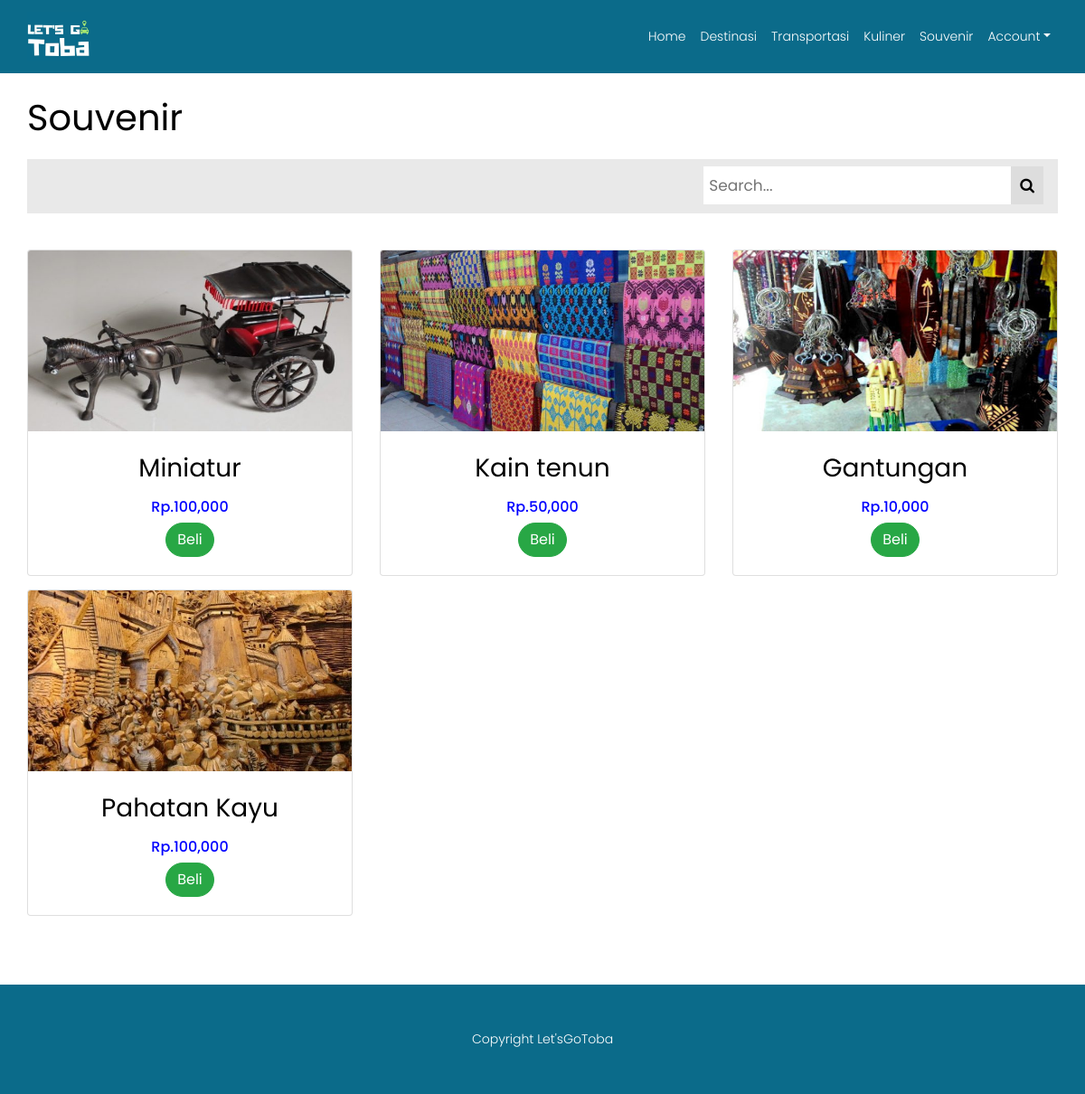
The app's page /souvenir.php with its own data.
### tables this page shows
CREATE TABLE `produk` (
  `id_produk` int(11) NOT NULL,
  `nama_produk` varchar(100) NOT NULL,
  `harga_produk` int(11) NOT NULL,
  `berat_produk` int(11) NOT NULL,
  `foto_produk` varchar(100) NOT NULL,
  `deskripsi_produk` text NOT NULL,
  `stok_produk` int(5) NOT NULL
);

### souvenir.php (the view, shortened to what this page needs)
<?php
$koneksi = new mysqli("localhost","root","","letsgotobasa");
?>
<!DOCTYPE html>
<html lang="en">
  <head>
    <link href="vendor/bootstrap/css/bootstrap.min.css" rel="stylesheet">
    <link rel="stylesheet" href="css/open-iconic-bootstrap.min.css">
    <link rel="stylesheet" href="css/animate.css">
    <link rel="stylesheet" href="css/owl.carousel.min.css">
    <link rel="stylesheet" href="css/owl.theme.default.min.css">
    <link rel="stylesheet" href="css/magnific-popup.css">
    <link rel="stylesheet" href="css/aos.css">
    <link rel="stylesheet" href="css/ionicons.min.css">
    <link rel="stylesheet" href="css/bootstrap-datepicker.css">
    <link rel="stylesheet" href="css/jquery.timepicker.css">
    <link rel="stylesheet" href="fa/css/font-awesome.min.css">
    <link rel="stylesheet" href="css/flaticon.css">
    <link rel="stylesheet" href="css/icomoon.css">
    <link rel="stylesheet" href="css/style.css">
  </head>
  <body>
    <?php include 'menu.php'; ?>
    <br>
    <br>
<br>
    <div class="container ftco-animate">
      <h1 class="mt-4 mb-3">Souvenir
      </h1>
      <div class="topnav" align="right">
       <form action="" method="post">
        <div class="search-container">
        <input type="text" name="inputan_pencarian" placeholder="Search..." />
      <button type="submit" name="cari"><i class="fa fa-search"></i></button>
      </form>
</div>
</div>
<br>
       <div class="row">
<?php
        $inputan_pencarian = @$_POST['inputan_pencarian'];
        if (isset($_POST["cari"])) {
          if ($inputan_pencarian != "") {
        $ambil = $koneksi->query("SELECT * FROM produk WHERE nama_produk LIKE '%$inputan_pencarian%'");
      }else {
        $ambil = $koneksi->query("SELECT * FROM produk");
      }
        } else {
          $ambil = $koneksi->query("SELECT * FROM produk");
        }
        $cek = mysqli_num_rows($ambil);
        if ($cek < 1){
          ?>
          <tr>
            <td><h2>Maaf, Souvenir tidak ditemukan</h2></td>
          </tr>
          <br>
          <br>
          <br>
          <br>
          <br>
          <br>
          <br>
          <br>
          <br>
          <br>
          <br>
          <br>
          <br>
          <br>
          <br>
          <?php
        } else{
         while($perproduk = $ambil->fetch_assoc())  {  ?>
        <div class="col-lg-4 col-sm-6 portfolio-item ftco-animate" style="padding-top: 15px">
          <div class="card h-100 ftco-animate" >
            <img class="card-img-top" height="200" src="foto_produk/<?php echo $perproduk['foto_produk']; ?>" alt="" ></a>
            <div class="card-body">
              <h3 class="card-title">
                <center><a><?php echo $perproduk['nama_produk'];?></a></h3>
               <div class="two">
                    <center><h6><span class="price" style="color: blue">Rp.<?php echo number_format($perproduk['harga_produk']) ;?></span></h6>
              <center><a href="beli.php?id=<?php echo $perproduk['id_produk']; ?>" class="btn btn-success">Beli</a>
            </div>
            </div>
          </div>
        </div>
        <?php
      }
    }
       ?>
      </div>
<br>
<br>
<br>
    <footer class="py-5 navbar-dark">
      <div class="container">
        <p class="m-0 text-center text-white">Copyright Let'sGoToba</p>
      </div>
    </footer>
  </body>
</html>

### menu.php (shortened to what this page needs)
<!DOCTYPE html>
<html>
<head>
<link rel="stylesheet" href="fa/css/font-awesome.min.css">
</head>
<body>
<nav class="navbar fixed-top navbar-expand-lg navbar-dark fixed-top">
      <div class="container">
        <a class="navbar-brand" href="index.php"><img src="anj.jpg" height="55" ></a>
        <div class="collapse navbar-collapse" id="navbarResponsive">
          <ul class="navbar-nav ml-auto">
            <li class="nav-item">
              <a class="nav-link" href="index.php" style="color: white"><i class=""></i>Home</a>
            </li>
            <li class="nav-item">
              <a class="nav-link" href="destinasi.php" style="color: white"><i class=""></i>Destinasi</a>
            </li>
            <li class="nav-item">
              <a class="nav-link" href="transportasi.php"  style="color: white"><i class=""></i>Transportasi</a>
            </li>
            <li class="nav-item">
              <a class="nav-link" href="kuliner.php"  style="color: white"><i class=""></i>Kuliner</a>
            </li>
            <li class="nav-item">
              <a class="nav-link" href="souvenir.php"  style="color: white"><i class=""></i>Souvenir</a>
            </li>
<li class="nav-item dropdown">
              <a class="nav-link dropdown-toggle" class="fa fa-user" href="#"  data-toggle="dropdown" aria-haspopup="true" aria-expanded="false"  style="color: white">Account</a>
</li>
            </ul>
          </div>
        </div>
    </nav>
    </body>
</html>

### souvenir.php (style rules this page uses)
.card { height: 750px; }
.topnav { overflow: hidden; background-color: #e9e9e9; height: 60px; }
.topnav .search-container { float: right; }
.topnav input[type=text] { padding: 6px; margin-top: 8px; font-size: 17px; border: none; }
.topnav .search-container button { float: right; padding: 6px 10px; margin-top: 8px; margin-right: 16px; background: #ddd; font-size: 17px; border: none; cursor: pointer; }
.container { width: 100%; padding-right: 0px; padding-left: 0px; margin-right: auto; margin-left: auto; }
@media (min-width: 576px) { .container { max-width: 540px; } }
@media (min-width: 768px) { .container { max-width: 720px; } }
@media (min-width: 992px) { .container { max-width: 960px; } }
@media (min-width: 1200px) { .container { max-width: 1140px; } }

### menu.php (style rules this page uses)
.nav-item { color: white; }
.navbar-dark { background-color: #0B6B8A; }
.navbar-brand { font-family: jokerman; }

### records on screen
produk: foto_produk (picture), nama_produk "Miniatur", harga_produk "100,000"
produk: foto_produk (picture), nama_produk "Kain tenun", harga_produk "50,000"
produk: foto_produk (picture), nama_produk "Gantungan", harga_produk "10,000"
produk: foto_produk (picture), nama_produk "Pahatan Kayu", harga_produk "100,000"
